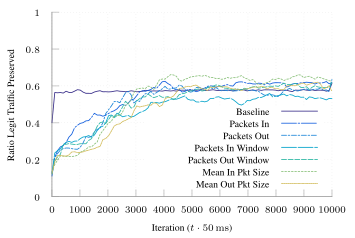

Source code (gnuplot):
set terminal tikz standalone color size 9cm,6cm font '\scriptsize' preamble '\usepackage{microtype} \usepackage{times} \usepackage[T1]{fontenc} \usepackage{siunitx}\sisetup{detect-all}'
set output "ftprep-cap-good-3.tex"

load "parula.pal"

set style line 102 lc rgb '#a0a0a0' lt 1 lw 1
set border ls 102
set colorbox border 102
set key textcolor rgb "black"
set tics textcolor rgb "black"
set label textcolor rgb "black"

set border 3
set grid x y
set xtics nomirror
set ytics nomirror

#set key autotitle columnhead
set datafile separator ","

set xlabel "Iteration ($t \\cdot{} \\SI{50}{\\milli\\second}$)"
set ylabel "Ratio Legit Traffic Preserved"

set yrange [0.0:1.0]
set key inside bottom right

plot '../results/baseline-2-avg.csv' u 1:3 w lines smooth sbezier title "Baseline" dt 1, \
     '../results/ft-cap-f8-avg.csv' u 1:3 w lines smooth sbezier title "Packets In" ls 2 dt (18,2,2,2), \
     '../results/ft-cap-f9-avg.csv' u 1:3 w lines smooth sbezier title "Packets Out" ls 3 dt (6,2,2,2), \
     '../results/ft-cap-f10-avg.csv' u 1:3 w lines smooth sbezier title "Packets In Window" ls 4 dt (18,2), \
     '../results/ft-cap-f11-avg.csv' u 1:3 w lines smooth sbezier title "Packets Out Window" ls 5 dt (6,2), \
     '../results/ft-cap-f12-avg.csv' u 1:3 w lines smooth sbezier title "Mean In Pkt Size" ls 6 dt (2,2), \
     '../results/ft-cap-f13-avg.csv' u 1:3 w lines smooth sbezier title "Mean Out Pkt Size" ls 7 dt (2,1,1,1)
